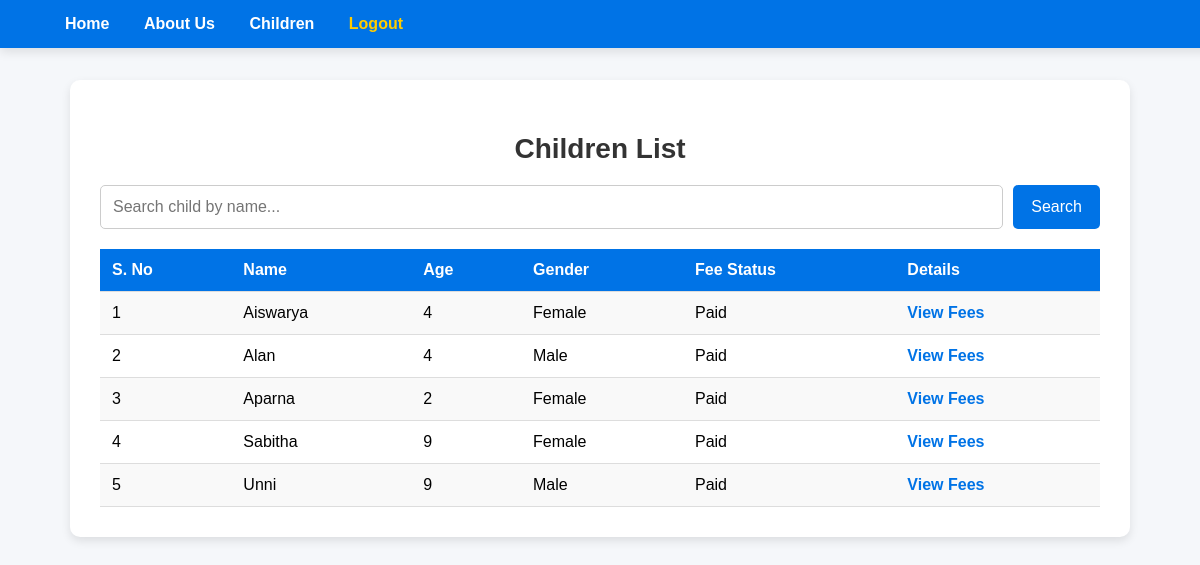
/children/, run on the app's committed database.
### app/models.py (models this page shows, shortened)
class Child(models.Model):
    staff = models.ForeignKey(Staf, on_delete=models.CASCADE, related_name="children")
    name = models.CharField(max_length=100)
    age = models.IntegerField()
    gender = models.CharField(max_length=10, choices=[("Male", "Male"), ("Female", "Female")])
    admission_date = models.DateField(auto_now_add=True)
    image = models.ImageField(upload_to="child_images/", blank=True, null=True)
    medical_health = models.TextField(blank=True, null=True)  # New Field for Health Records
    fee_status = models.CharField(
        max_length=20,
        choices=[("Paid", "Paid"), ("Pending", "Pending"), ("Overdue", "Overdue")],
        default="Pending"
    )  # New Field for Fee Status

### app/views.py (the view)
# urls.py: path("children/",views.child_list, name="child_list"),
def child_list(request):
    query = request.GET.get("search")
    if query:
        children = Child.objects.filter(name__icontains=query)
    else:
        children = Child.objects.all().order_by("name")
    return render(request, "parent/child_list.html", {"children": children})

### templates/parent/child_list.html (shortened to what this page needs)
<!DOCTYPE html>
<html lang="en">
<head>
</head>
<body>
    <nav>
        <div>
            <a href="../parenthome">Home</a>
            <a href="../about">About Us</a>
            <a href="../children">Children</a>
            <a href="../logout" style="color: #ffcc00;">Logout</a>
        </div>
    </nav>
    <div class="container">
        <h2>Children List</h2>
        <form method="GET" class="search-container">
            <input type="text" name="search" placeholder="Search child by name..." value="{{ request.GET.search }}">
            <button type="submit">Search</button>
        </form>
        <table>
            <tr>
                <th>S. No</th>
                <th>Name</th>
                <th>Age</th>
                <th>Gender</th>
                <th>Fee Status</th>
                <th>Details</th>
            </tr>
            {% for child in children %}
            <tr>
                <td>{{ forloop.counter }}</td>
                <td>{{ child.name }}</td>
                <td>{{ child.age }}</td>
                <td>{{ child.gender }}</td>
                <td>{{ child.fee_status }}</td>
                <td><a class="details-link" href="{% url 'child_fee_details' child.id %}">View Fees</a></td>
            </tr>
            {% empty %}
            <tr>
                <td colspan="5" style="text-align: center; color: #e74c3c;">No children found.</td>
            </tr>
            {% endfor %}
        </table>
    </div>
</body>
</html>

### templates/parent/child_list.html (style rules this page uses)
body { font-family: 'Poppins', sans-serif; background-color: #f5f7fa; margin: 0; padding: 0; }
nav { background: #0073e6; padding: 15px 50px; display: flex; justify-content: space-between; align-items: center; position: fixed; top: 0; width: 100%; box-shadow: 0 4px 10px rgba(0, 0, 0, 0.1); z-index: 1000; }
nav a { color: white; text-decoration: none; font-size: 16px; font-weight: 600; margin: 0 15px; transition: 0.3s; }
.container { max-width: 1000px; margin: 80px auto 40px; background: white; padding: 30px; border-radius: 10px; box-shadow: 0 4px 10px rgba(0, 0, 0, 0.1); }
h2 { text-align: center; color: #333; font-size: 28px; margin-bottom: 20px; }
.search-container { display: flex; gap: 10px; margin-bottom: 20px; }
.search-container input { flex: 1; padding: 12px; border: 1px solid #ccc; border-radius: 5px; font-size: 16px; }
.search-container button { padding: 12px 18px; background: #0073e6; color: white; border: none; font-size: 16px; border-radius: 5px; cursor: pointer; transition: 0.3s; }
table { width: 100%; border-collapse: collapse; margin-top: 20px; }
th, td { padding: 12px; text-align: left; border-bottom: 1px solid #ddd; }
th { background: #0073e6; color: white; }
tr:nth-child(even) { background: #f9f9f9; }
.details-link { text-decoration: none; color: #0073e6; font-weight: bold; transition: 0.3s; }

### data on the page
Child: name "Aiswarya", age "4", gender "Female", fee_status "Paid"
Child: name "Alan", age "4", gender "Male", fee_status "Paid"
Child: name "Aparna", age "2", gender "Female", fee_status "Paid"
Child: name "Sabitha", age "9", gender "Female", fee_status "Paid"
Child: name "Unni", age "9", gender "Male", fee_status "Paid"
